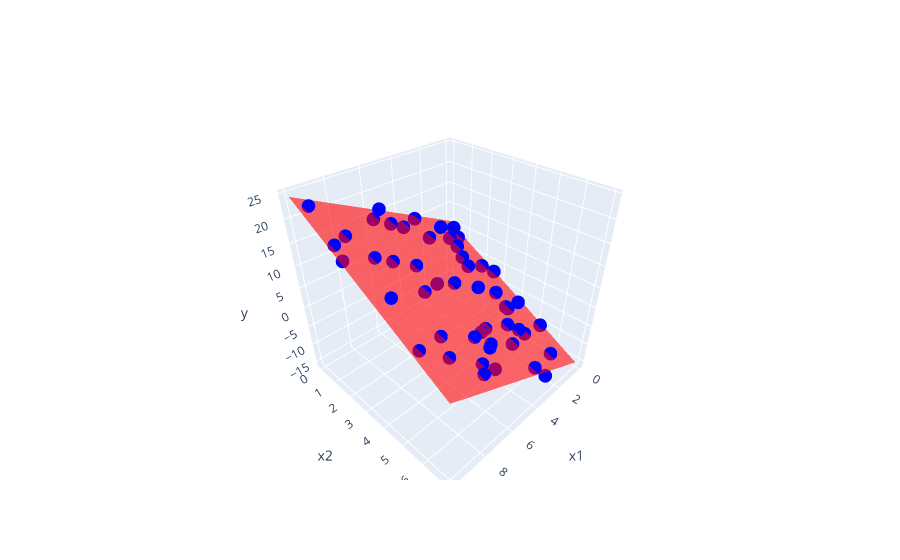

Notebook code for this chart:
### Code cell
fig = go.Figure(data=[go.Surface(x=X1, y=X2, z=Y,
                                 colorscale=[[0, 'red'], [1, 'red']],
                                 showscale=False,
                                 opacity=0.6)])
fig.add_scatter3d(x=df12['x1'], y=df12['x2'], z=df12['y'],
                  mode='markers', marker=dict(color='blue'))
fig.update_layout(scene = dict(xaxis=dict(title=dict(text='x1')),
                               yaxis=dict(title=dict(text='x2')),
                               zaxis=dict(title=dict(text='y'))))
fig.show()

### Figure 1 — Plotly figure (JSON) as saved in the notebook; plotly's stock layout.template omitted (floating-point values rounded to 4 significant figures; data arrays with more than 128 entries replaced by an {"elided": "..."} marker saying what was removed)
{"data": [{"colorscale": [[0, "red"], [1, "red"]], "opacity": 0.6, "showscale": false, "type": "surface", "x": {"elided": "100x100 float values"}, "y": {"elided": "100x100 float values"}, "z": {"elided": "100x100 float values"}}, {"marker": {"color": "blue"}, "mode": "markers", "type": "scatter3d", "x": [3.745, 9.507, 7.32, 5.987, 1.56, 1.56, 0.5808, 8.662, 6.011, 7.081, 0.2058, 9.699, 8.324, 2.123, 1.818, 1.834, 3.042, 5.248, 4.319, 2.912, 6.119, 1.395, 2.921, 3.664, 4.561, 7.852, 1.997, 5.142, 5.924, 0.4645, 6.075, 1.705, 0.6505, 9.489, 9.656, 8.084, 3.046, 0.9767, 6.842, 4.402, 1.22, 4.952, 0.3439, 9.093, 2.588, 6.625, 3.117, 5.201, 5.467, 1.849], "y": [6.787, 5.426, 6.576, 6.264, 4.185, 6.453, 0.6194, 1.372, 0.3166, 2.277, 2.721, 1.899, 5.801, 2.497, 1.967, 3.799, 0.9865, 5.615, 0.5219, 6.908, 5.406, 1.391, 0.03865, 5.708, 4.948, 5.103, 5.399, 0.5183, 2.509, 0.8111, 6.042, 4.363, 2.316, 0.4449, 2.177, 2.276, 5.107, 4.463, 6.21, 3.306, 0.8372, 4.993, 5.325, 3.929, 5.397, 3.457, 3.659, 2.993, 0.1779, 0.7552], "z": [-7.424, 7.019, 0.1597, -3.636, -5.005, -10.65, 5.888, 17.56, 15.1, 11.73, -1.881, 18.56, 3.745, 2.454, 3.014, -1.622, 7.745, -1.633, 11.25, -11.57, 1.529, 3.863, 10.36, -5.261, -1.681, 4.837, -7.637, 13.25, 9.374, 3.433, 1.122, -4.594, -0.5105, 22.78, 15.97, 14.25, -3.624, -4.14, -0.1539, 4.501, 4.503, -1.522, -9.356, 12.19, -5.074, 7.156, 1.877, 4.959, 16.35, 8.148]}], "layout": {"scene": {"xaxis": {"title": {"text": "x1"}}, "yaxis": {"title": {"text": "x2"}}, "zaxis": {"title": {"text": "y"}}}}}
